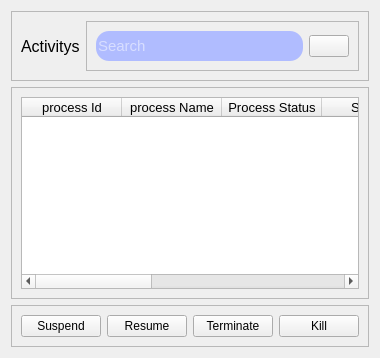
            <widget class="QWidget" name="activity">
             <layout class="QVBoxLayout" name="verticalLayout_2">
              <item>
               <widget class="QFrame" name="frame_4">
                <property name="frameShape">
                 <enum>QFrame::StyledPanel</enum>
                </property>
                <property name="frameShadow">
                 <enum>QFrame::Raised</enum>
                </property>
                <layout class="QHBoxLayout" name="horizontalLayout_10">
                 <item>
                  <widget class="QLabel" name="label_41">
                   <property name="font">
                    <font>
                     <pointsize>12</pointsize>
                    </font>
                   </property>
                   <property name="text">
                    <string>Activitys</string>
                   </property>
                  </widget>
                 </item>
                 <item>
                  <widget class="QFrame" name="frame_7">
                   <property name="styleSheet">
                    <string notr="true"/>
                   </property>
                   <property name="frameShape">
                    <enum>QFrame::StyledPanel</enum>
                   </property>
                   <property name="frameShadow">
                    <enum>QFrame::Raised</enum>
                   </property>
                   <layout class="QHBoxLayout" name="horizontalLayout_12">
                    <item>
                     <widget class="QLineEdit" name="lineEdit">
                      <property name="font">
                       <font>
                        <pointsize>11</pointsize>
                       </font>
                      </property>
                      <property name="styleSheet">
                       <string notr="true">background-color: rgb(65, 65, 180);
background-color: rgb(176, 188, 255);
height:30px;
width:60px;
border-radius:13px;
color:white;</string>
                      </property>
                      <property name="placeholderText">
                       <string>Search</string>
                      </property>
                     </widget>
                    </item>
                    <item>
                     <widget class="QPushButton" name="pushButton_5">
                      <property name="text">
                       <string/>
                      </property>
                      <property name="icon">
                       <iconset>
                        <normaloff>icons/17853935111558096454-128.png</normaloff>icons/17853935111558096454-128.png</iconset>
                      </property>
                      <property name="iconSize">
                       <size>
                        <width>25</width>
                        <height>25</height>
                       </size>
                      </property>
                     </widget>
                    </item>
                   </layout>
                  </widget>
                 </item>
                </layout>
               </widget>
              </item>
              <item>
               <widget class="QFrame" name="frame_5">
                <property name="frameShape">
                 <enum>QFrame::StyledPanel</enum>
                </property>
                <property name="frameShadow">
                 <enum>QFrame::Raised</enum>
                </property>
                <layout class="QVBoxLayout" name="verticalLayout_6">
                 <item>
                  <widget class="QTableWidget" name="tableWidget">
                   <property name="styleSheet">
                    <string notr="true">font-size:13px;
color:black;
</string>
                   </property>
                   <column>
                    <property name="text">
                     <string>process Id</string>
                    </property>
                   </column>
                   <column>
                    <property name="text">
                     <string>process Name</string>
                    </property>
                   </column>
                   <column>
                    <property name="text">
                     <string>Process Status</string>
                    </property>
                   </column>
                   <column>
                    <property name="text">
                     <string>Started</string>
                    </property>
                   </column>
                   <column>
                    <property name="text">
                     <string>Suspended</string>
                    </property>
                   </column>
                   <column>
                    <property name="text">
                     <string>Resume</string>
                    </property>
                   </column>
                   <column>
                    <property name="text">
                     <string>Terminate</string>
                    </property>
                   </column>
                   <column>
                    <property name="text">
                     <string>Kill</string>
                    </property>
                   </column>
                  </widget>
                 </item>
                </layout>
               </widget>
              </item>
              <item alignment="Qt::AlignBottom">
               <widget class="QFrame" name="frame_6">
                <property name="frameShape">
                 <enum>QFrame::StyledPanel</enum>
                </property>
                <property name="frameShadow">
                 <enum>QFrame::Raised</enum>
                </property>
                <layout class="QHBoxLayout" name="horizontalLayout_13">
                 <item>
                  <widget class="QPushButton" name="pushButton_6">
                   <property name="text">
                    <string>Suspend</string>
                   </property>
                  </widget>
                 </item>
                 <item>
                  <widget class="QPushButton" name="pushButton_7">
                   <property name="text">
                    <string>Resume</string>
                   </property>
                  </widget>
                 </item>
                 <item>
                  <widget class="QPushButton" name="pushButton_8">
                   <property name="text">
                    <string>Terminate</string>
                   </property>
                  </widget>
                 </item>
                 <item>
                  <widget class="QPushButton" name="pushButton_9">
                   <property name="text">
                    <string>Kill</string>
                   </property>
                  </widget>
                 </item>
                </layout>
               </widget>
              </item>
             </layout>
            </widget>
